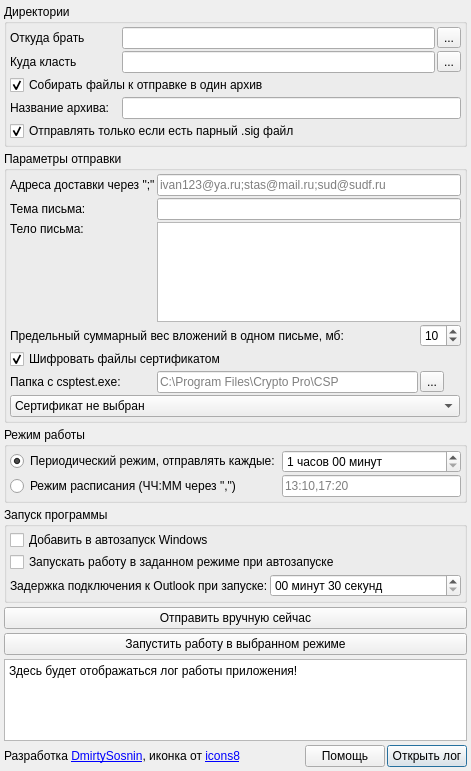
<?xml version="1.0" encoding="UTF-8"?>
<ui version="4.0">
 <class>Dialog</class>
 <widget class="QDialog" name="Dialog">
  <property name="geometry">
   <rect>
    <x>0</x>
    <y>0</y>
    <width>471</width>
    <height>771</height>
   </rect>
  </property>
  <property name="sizePolicy">
   <sizepolicy hsizetype="Preferred" vsizetype="Preferred">
    <horstretch>0</horstretch>
    <verstretch>0</verstretch>
   </sizepolicy>
  </property>
  <property name="maximumSize">
   <size>
    <width>600</width>
    <height>1000</height>
   </size>
  </property>
  <property name="windowTitle">
   <string>Диспетчер автоматической отправки Outlook</string>
  </property>
  <layout class="QGridLayout" name="gridLayout">
   <property name="leftMargin">
    <number>4</number>
   </property>
   <property name="topMargin">
    <number>4</number>
   </property>
   <property name="rightMargin">
    <number>4</number>
   </property>
   <property name="bottomMargin">
    <number>4</number>
   </property>
   <property name="horizontalSpacing">
    <number>2</number>
   </property>
   <property name="verticalSpacing">
    <number>4</number>
   </property>
   <item row="10" column="3">
    <widget class="QPushButton" name="pushButton_log">
     <property name="text">
      <string>Открыть лог</string>
     </property>
    </widget>
   </item>
   <item row="5" column="0" colspan="4">
    <widget class="QGroupBox" name="groupBox_4">
     <property name="sizePolicy">
      <sizepolicy hsizetype="Preferred" vsizetype="Maximum">
       <horstretch>0</horstretch>
       <verstretch>0</verstretch>
      </sizepolicy>
     </property>
     <property name="title">
      <string>Режим работы</string>
     </property>
     <layout class="QGridLayout" name="gridLayout_4">
      <property name="leftMargin">
       <number>3</number>
      </property>
      <property name="topMargin">
       <number>3</number>
      </property>
      <property name="rightMargin">
       <number>3</number>
      </property>
      <property name="bottomMargin">
       <number>3</number>
      </property>
      <property name="spacing">
       <number>2</number>
      </property>
      <item row="0" column="0" colspan="2">
       <widget class="QRadioButton" name="radioButton_periodic">
        <property name="toolTip">
         <string>Режим отправки через заданный промежуток времени</string>
        </property>
        <property name="text">
         <string>Периодический режим, отправлять каждые:</string>
        </property>
        <property name="checked">
         <bool>true</bool>
        </property>
       </widget>
      </item>
      <item row="0" column="2">
       <widget class="QTimeEdit" name="timeEdit_send_period">
        <property name="minimumTime">
         <time>
          <hour>0</hour>
          <minute>1</minute>
          <second>0</second>
         </time>
        </property>
        <property name="displayFormat">
         <string>H часов mm минут</string>
        </property>
        <property name="time">
         <time>
          <hour>1</hour>
          <minute>0</minute>
          <second>0</second>
         </time>
        </property>
       </widget>
      </item>
      <item row="1" column="2">
       <widget class="QLineEdit" name="lineEdit_schedule">
        <property name="placeholderText">
         <string>13:10,17:20</string>
        </property>
       </widget>
      </item>
      <item row="1" column="0" colspan="2">
       <widget class="QRadioButton" name="radioButton_schedule">
        <property name="toolTip">
         <string>Режим отправки в указанное время</string>
        </property>
        <property name="text">
         <string>Режим расписания (ЧЧ:ММ через &quot;,&quot;)</string>
        </property>
       </widget>
      </item>
     </layout>
    </widget>
   </item>
   <item row="10" column="1">
    <spacer name="horizontalSpacer">
     <property name="orientation">
      <enum>Qt::Horizontal</enum>
     </property>
     <property name="sizeHint" stdset="0">
      <size>
       <width>40</width>
       <height>20</height>
      </size>
     </property>
    </spacer>
   </item>
   <item row="7" column="0" colspan="4">
    <widget class="QPushButton" name="pushButton_create_mail_now">
     <property name="toolTip">
      <string>Сформировать письмо/а для отправки и отобразить их.</string>
     </property>
     <property name="text">
      <string>Отправить вручную сейчас</string>
     </property>
    </widget>
   </item>
   <item row="10" column="0">
    <widget class="QLabel" name="label_9">
     <property name="text">
      <string>&lt;html&gt;&lt;head/&gt;&lt;body&gt;&lt;p&gt;Разработка &lt;a href=&quot;https://boosty.to/microrazrab&quot;&gt;&lt;span style=&quot; text-decoration: underline; color:#0000ff;&quot;&gt;DmirtySosnin&lt;/span&gt;&lt;/a&gt;, иконка от &lt;a href=&quot;https://icons8.ru/&quot;&gt;&lt;span style=&quot; text-decoration: underline; color:#0000ff;&quot;&gt;icons8&lt;/span&gt;&lt;/a&gt;&lt;/p&gt;&lt;/body&gt;&lt;/html&gt;</string>
     </property>
     <property name="textFormat">
      <enum>Qt::RichText</enum>
     </property>
     <property name="openExternalLinks">
      <bool>true</bool>
     </property>
    </widget>
   </item>
   <item row="3" column="0" colspan="4">
    <widget class="QGroupBox" name="groupBox_2">
     <property name="sizePolicy">
      <sizepolicy hsizetype="Preferred" vsizetype="Maximum">
       <horstretch>0</horstretch>
       <verstretch>0</verstretch>
      </sizepolicy>
     </property>
     <property name="title">
      <string>Параметры отправки</string>
     </property>
     <layout class="QGridLayout" name="gridLayout_2">
      <property name="leftMargin">
       <number>3</number>
      </property>
      <property name="topMargin">
       <number>3</number>
      </property>
      <property name="rightMargin">
       <number>3</number>
      </property>
      <property name="bottomMargin">
       <number>3</number>
      </property>
      <property name="spacing">
       <number>2</number>
      </property>
      <item row="1" column="0">
       <widget class="QLabel" name="label_3">
        <property name="text">
         <string>Тема письма:</string>
        </property>
       </widget>
      </item>
      <item row="4" column="0" colspan="3">
       <widget class="QCheckBox" name="checkBox_use_encryption">
        <property name="text">
         <string>Шифровать файлы сертификатом</string>
        </property>
        <property name="checked">
         <bool>true</bool>
        </property>
       </widget>
      </item>
      <item row="6" column="0" colspan="3">
       <widget class="QComboBox" name="comboBox_certs">
        <property name="sizePolicy">
         <sizepolicy hsizetype="Minimum" vsizetype="Fixed">
          <horstretch>0</horstretch>
          <verstretch>0</verstretch>
         </sizepolicy>
        </property>
        <property name="maximumSize">
         <size>
          <width>450</width>
          <height>16777215</height>
         </size>
        </property>
        <property name="toolTip">
         <string>Сертификаты из хранилища Личные</string>
        </property>
        <item>
         <property name="text">
          <string>Сертификат не выбран</string>
         </property>
        </item>
       </widget>
      </item>
      <item row="3" column="2">
       <widget class="QSpinBox" name="spinBox_max_attach_weight">
        <property name="minimum">
         <number>1</number>
        </property>
        <property name="value">
         <number>10</number>
        </property>
       </widget>
      </item>
      <item row="2" column="0">
       <widget class="QLabel" name="label_4">
        <property name="sizePolicy">
         <sizepolicy hsizetype="Preferred" vsizetype="Minimum">
          <horstretch>0</horstretch>
          <verstretch>0</verstretch>
         </sizepolicy>
        </property>
        <property name="text">
         <string>Тело письма:</string>
        </property>
        <property name="alignment">
         <set>Qt::AlignLeading|Qt::AlignLeft|Qt::AlignTop</set>
        </property>
       </widget>
      </item>
      <item row="5" column="0">
       <widget class="QLabel" name="label">
        <property name="toolTip">
         <string>Укажите папку, где находится файл csptest.exe 
(Место установки КРИПТО ПРО, по умолчанию C:\Program Files\Crypto Pro\CSP)</string>
        </property>
        <property name="text">
         <string>Папка с csptest.exe:</string>
        </property>
       </widget>
      </item>
      <item row="5" column="1">
       <widget class="QLineEdit" name="lineEdit_csp_path">
        <property name="maximumSize">
         <size>
          <width>282</width>
          <height>16777215</height>
         </size>
        </property>
        <property name="toolTip">
         <string>Укажите папку, где находится файл csptest.exe 
(Место установки КРИПТО ПРО, по умолчанию C:\Program Files\Crypto Pro\CSP)</string>
        </property>
        <property name="placeholderText">
         <string>C:\Program Files\Crypto Pro\CSP</string>
        </property>
       </widget>
      </item>
      <item row="0" column="1" colspan="2">
       <widget class="QLineEdit" name="lineEdit_recipients">
        <property name="toolTip">
         <string>Например: &quot;ivan123@ya.ru;stas@mail.ru;sud@sudf.ru&quot;</string>
        </property>
        <property name="placeholderText">
         <string>ivan123@ya.ru;stas@mail.ru;sud@sudf.ru</string>
        </property>
       </widget>
      </item>
      <item row="1" column="1" colspan="2">
       <widget class="QLineEdit" name="lineEdit_subject"/>
      </item>
      <item row="2" column="1" colspan="2">
       <widget class="QPlainTextEdit" name="plainTextEdit_body">
        <property name="sizePolicy">
         <sizepolicy hsizetype="Expanding" vsizetype="Minimum">
          <horstretch>0</horstretch>
          <verstretch>0</verstretch>
         </sizepolicy>
        </property>
        <property name="maximumSize">
         <size>
          <width>16777215</width>
          <height>100</height>
         </size>
        </property>
       </widget>
      </item>
      <item row="3" column="0" colspan="2">
       <widget class="QLabel" name="label_8">
        <property name="toolTip">
         <string>Когда суммарный вес документов достигает этого значения, письмо отправляется,
оставшиеся документы начинают формировать новое письмо.</string>
        </property>
        <property name="text">
         <string>Предельный суммарный вес вложений в одном письме, мб:</string>
        </property>
       </widget>
      </item>
      <item row="0" column="0">
       <widget class="QLabel" name="label_2">
        <property name="toolTip">
         <string>Например: &quot;ivan123@ya.ru;stas@mail.ru;sud@sudf.ru&quot;</string>
        </property>
        <property name="text">
         <string>Адреса доставки через &quot;;&quot;</string>
        </property>
       </widget>
      </item>
      <item row="5" column="2">
       <widget class="QToolButton" name="toolButton_lineEdit_csp_path">
        <property name="text">
         <string>...</string>
        </property>
       </widget>
      </item>
     </layout>
    </widget>
   </item>
   <item row="6" column="0" colspan="4">
    <widget class="QGroupBox" name="groupBox_5">
     <property name="sizePolicy">
      <sizepolicy hsizetype="Preferred" vsizetype="Maximum">
       <horstretch>0</horstretch>
       <verstretch>0</verstretch>
      </sizepolicy>
     </property>
     <property name="title">
      <string>Запуск программы</string>
     </property>
     <layout class="QGridLayout" name="gridLayout_5">
      <property name="leftMargin">
       <number>3</number>
      </property>
      <property name="topMargin">
       <number>3</number>
      </property>
      <property name="rightMargin">
       <number>3</number>
      </property>
      <property name="bottomMargin">
       <number>3</number>
      </property>
      <property name="spacing">
       <number>2</number>
      </property>
      <item row="0" column="0" colspan="2">
       <widget class="QCheckBox" name="checkBox_autorun">
        <property name="toolTip">
         <string>В папке автозагрузки создается ярлык на запуск программы</string>
        </property>
        <property name="text">
         <string>Добавить в автозапуск Windows</string>
        </property>
       </widget>
      </item>
      <item row="2" column="1">
       <widget class="QTimeEdit" name="timeEdit_connecting_delay">
        <property name="toolTip">
         <string>Дать время на запуск других программ</string>
        </property>
        <property name="currentSection">
         <enum>QDateTimeEdit::MinuteSection</enum>
        </property>
        <property name="displayFormat">
         <string>mm минут ss секунд</string>
        </property>
        <property name="time">
         <time>
          <hour>0</hour>
          <minute>0</minute>
          <second>30</second>
         </time>
        </property>
       </widget>
      </item>
      <item row="1" column="0" colspan="2">
       <widget class="QCheckBox" name="checkBox_autostart">
        <property name="toolTip">
         <string>При автозапуске будет запущена работа в выбранном режиме</string>
        </property>
        <property name="text">
         <string>Запускать работу в заданном режиме при автозапуске</string>
        </property>
       </widget>
      </item>
      <item row="2" column="0">
       <widget class="QLabel" name="label_7">
        <property name="toolTip">
         <string>Дать время на запуск других программ</string>
        </property>
        <property name="text">
         <string>Задержка подключения к Outlook при запуске:</string>
        </property>
       </widget>
      </item>
     </layout>
    </widget>
   </item>
   <item row="8" column="0" colspan="4">
    <widget class="QPushButton" name="pushButton_start_stop_workers">
     <property name="toolTip">
      <string>Запустить работу программы в выбранном режиме сейчас</string>
     </property>
     <property name="text">
      <string>Запустить работу в выбранном режиме</string>
     </property>
    </widget>
   </item>
   <item row="0" column="0" colspan="4">
    <widget class="QGroupBox" name="groupBox_3">
     <property name="sizePolicy">
      <sizepolicy hsizetype="Preferred" vsizetype="Maximum">
       <horstretch>0</horstretch>
       <verstretch>0</verstretch>
      </sizepolicy>
     </property>
     <property name="title">
      <string>Директории</string>
     </property>
     <layout class="QGridLayout" name="gridLayout_3">
      <property name="leftMargin">
       <number>3</number>
      </property>
      <property name="topMargin">
       <number>3</number>
      </property>
      <property name="rightMargin">
       <number>3</number>
      </property>
      <property name="bottomMargin">
       <number>3</number>
      </property>
      <property name="spacing">
       <number>2</number>
      </property>
      <item row="1" column="1">
       <widget class="QLineEdit" name="lineEdit_get_path">
        <property name="maximumSize">
         <size>
          <width>313</width>
          <height>16777215</height>
         </size>
        </property>
        <property name="toolTip">
         <string>Место, где программа ищет документы на отправку</string>
        </property>
       </widget>
      </item>
      <item row="3" column="0" colspan="2">
       <widget class="QCheckBox" name="checkBox_archive_files">
        <property name="toolTip">
         <string>Собирать все подходящие для отправки файлы в один архив</string>
        </property>
        <property name="text">
         <string>Собирать файлы к отправке в один архив</string>
        </property>
        <property name="checked">
         <bool>true</bool>
        </property>
       </widget>
      </item>
      <item row="1" column="2">
       <widget class="QToolButton" name="toolButton_lineEdit_get_path">
        <property name="text">
         <string>...</string>
        </property>
       </widget>
      </item>
      <item row="2" column="2">
       <widget class="QToolButton" name="toolButton_lineEdit_put_path">
        <property name="text">
         <string>...</string>
        </property>
       </widget>
      </item>
      <item row="1" column="0">
       <widget class="QLabel" name="label_5">
        <property name="acceptDrops">
         <bool>false</bool>
        </property>
        <property name="toolTip">
         <string>Место, где программа ищет документы на отправку</string>
        </property>
        <property name="text">
         <string>Откуда брать</string>
        </property>
       </widget>
      </item>
      <item row="5" column="0" colspan="2">
       <widget class="QCheckBox" name="checkBox_with_sig_only">
        <property name="toolTip">
         <string>Если у файла нет парного файла с .sig на конце, такие файлы будут инорироваться</string>
        </property>
        <property name="text">
         <string>Отправлять только если есть парный .sig файл</string>
        </property>
        <property name="checkable">
         <bool>true</bool>
        </property>
        <property name="checked">
         <bool>true</bool>
        </property>
       </widget>
      </item>
      <item row="2" column="0">
       <widget class="QLabel" name="label_6">
        <property name="toolTip">
         <string>Место, куда программа складывает отправленне файлы/архивы</string>
        </property>
        <property name="text">
         <string>Куда класть</string>
        </property>
       </widget>
      </item>
      <item row="2" column="1">
       <widget class="QLineEdit" name="lineEdit_put_path">
        <property name="maximumSize">
         <size>
          <width>313</width>
          <height>16777215</height>
         </size>
        </property>
        <property name="toolTip">
         <string>Место, куда программа складывает отправленне файлы/архивы</string>
        </property>
       </widget>
      </item>
      <item row="4" column="0">
       <widget class="QLabel" name="label_10">
        <property name="text">
         <string>Название архива: </string>
        </property>
       </widget>
      </item>
      <item row="4" column="1" colspan="2">
       <widget class="QLineEdit" name="lineEdit_archname">
        <property name="text">
         <string/>
        </property>
       </widget>
      </item>
     </layout>
    </widget>
   </item>
   <item row="9" column="0" colspan="4">
    <widget class="QPlainTextEdit" name="plainTextEdit_log">
     <property name="sizePolicy">
      <sizepolicy hsizetype="Expanding" vsizetype="Preferred">
       <horstretch>0</horstretch>
       <verstretch>0</verstretch>
      </sizepolicy>
     </property>
     <property name="undoRedoEnabled">
      <bool>false</bool>
     </property>
     <property name="readOnly">
      <bool>true</bool>
     </property>
     <property name="plainText">
      <string>Здесь будет отображаться лог работы приложения!</string>
     </property>
    </widget>
   </item>
   <item row="10" column="2">
    <widget class="QPushButton" name="pushButton_help">
     <property name="text">
      <string>Помощь</string>
     </property>
    </widget>
   </item>
  </layout>
 </widget>
 <resources/>
 <connections/>
</ui>
